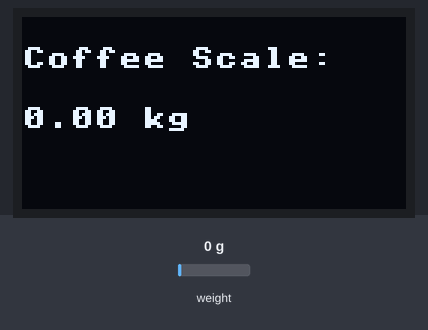
Simulated run of this program. Board: Raspberry Pi Pico running MicroPython. Parts: 128×64 one-colour display. The test bench sets the inputs (shaded band); at power-on: weight on the scale 0 g. Library files of the repository ran but are not shown: ssd1306.py, hx711.py; what the program prints to the serial console is not drawn.

Above: at 2.7 s.
2.8 s: weight on the scale set to 100 g
At 4.5 s:
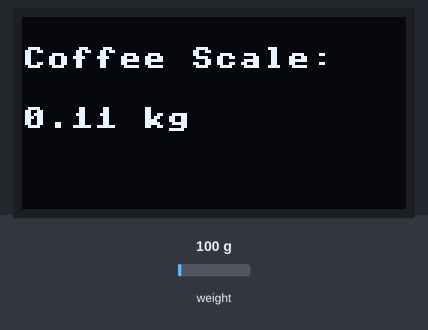
4.9 s: weight on the scale set to 1250 g
At 6.7 s:
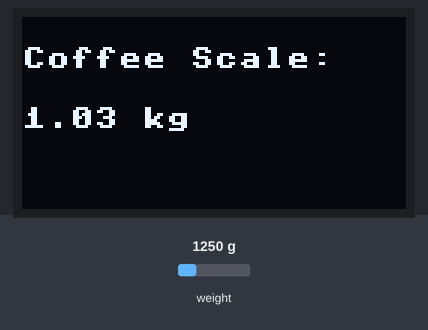
7.7 s: weight on the scale set to 2500 g
At 10.0 s:
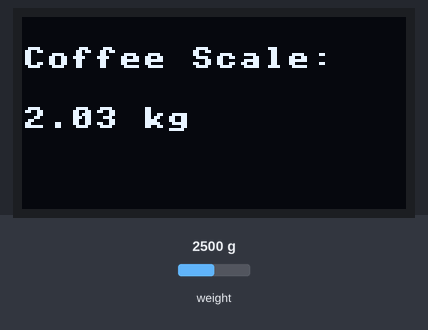
Timing chart, 0 to 11.5 s (numbered marks = the images above; inputs shaded):
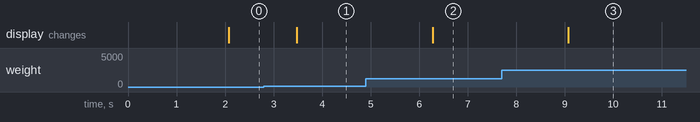

Measured:
- after the input at 2.8 s, the display: changes after 0.68 s (image 1)
- after the input at 4.9 s, the display: changes after 1.4 s (image 2)
- after the input at 7.7 s, the display: changes after 1.4 s (image 3)

The program:

main.py
```python
from machine import Pin, I2C
import time
import ssd1306
from hx711 import HX711

# I2C pins for OLED (SDA = GP4, SCL = GP5)
i2c = I2C(0, scl=Pin(5), sda=Pin(4), freq=400000)
oled = ssd1306.SSD1306_I2C(128, 64, i2c)

# Load Cell pins (DT = GP16, SCK = GP17)
dt_pin = Pin(16, Pin.IN)
sck_pin = Pin(17, Pin.OUT)

# Initialize HX711
hx = HX711(dout=dt_pin, pd_sck=sck_pin)

# Setup HX711 (set scale and offset)
hx.set_scale(192)  # Adjust this value based on calibration
hx.tare()  # Reset scale to 0

# Function to display weight on OLED
def display_weight(weight):
    oled.fill(0)  # Clear the display
    oled.text("Coffee Scale:", 0, 10)
    oled.text(f"{weight:.2f} kg", 0, 30)
    oled.show()

# Main loop
while True:
    weight = hx.get_weight(5)  # Read weight in grams
    weight_kg = weight / 1000  # Convert grams to kilograms

    print(f"Weight: {weight_kg:.2f} kg")  # Print weight in terminal
    display_weight(weight_kg)  # Display weight on OLED

    time.sleep(1)  # Update every second
```
